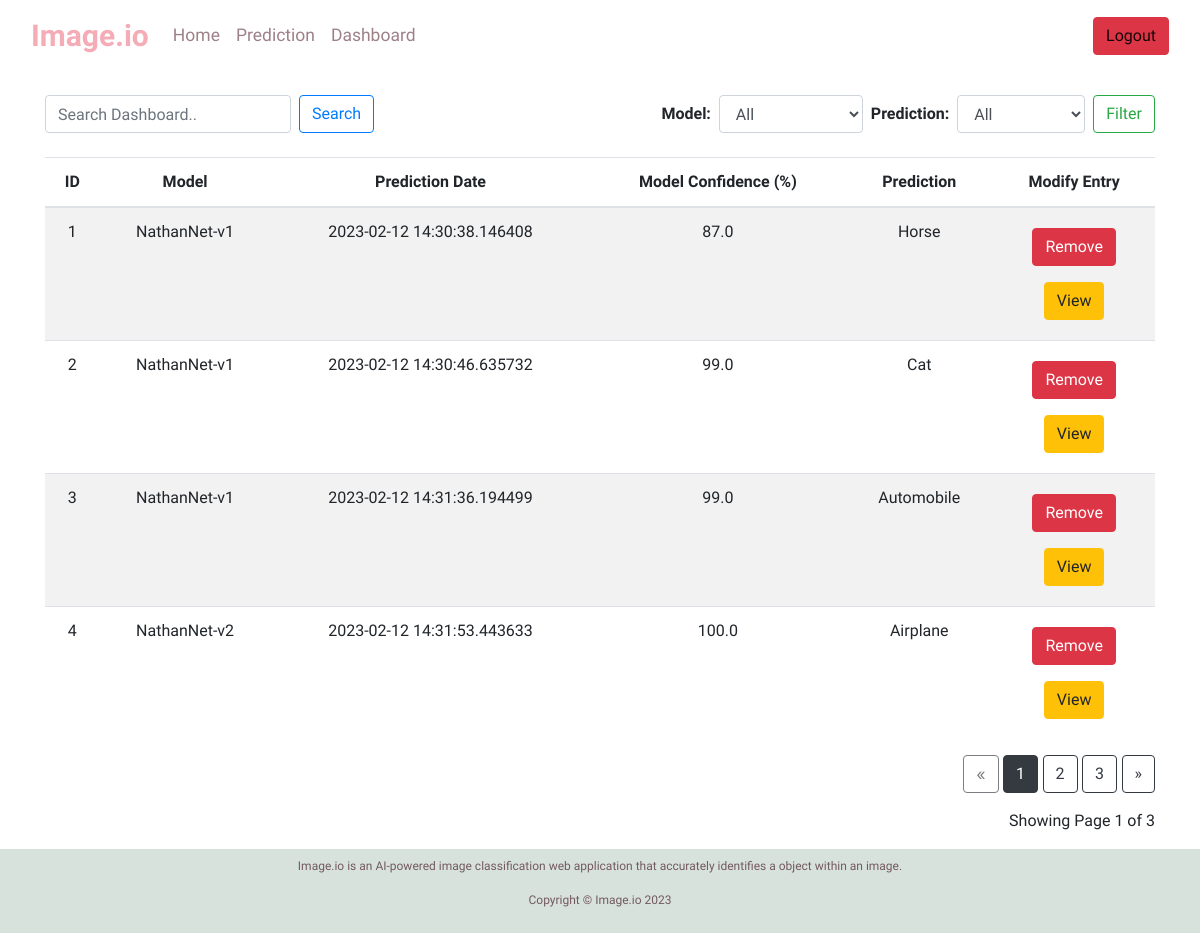
The page /dashboard (signed in) on the database its author committed.
### application/models.py (models this page shows)
class Entry(db.Model):
    id = db.Column(db.Integer, primary_key=True, autoincrement = True)
    image_url = db.Column(db.String(500), nullable=False)
    model_selection = db.Column(db.String(20), nullable = False)
    pred = db.Column(db.String(20), nullable = False)
    pred_dt = db.Column(db.DateTime, nullable = False)
    conf_pct = db.Column(db.Float, nullable=False)

### application/routes.py (the view)
@app.route("/dashboard")
def dashboard_page():
    entry_count = Entry.query.count()
    if current_user.is_authenticated == False:
        return redirect(url_for("index_page"))
    page = request.args.get("page", 1, type=int)
    entries = Entry.query.paginate(page=page, per_page=ROWS_PER_PAGE)
    if len(entries.items) == 0:
        return redirect(url_for("index_page"))
    entries.mod_conf = entries
    return render_template(
        "dashboard.html",
        entries=entries,
        entry_count=entry_count
)

### application/models.py (called while the page is built)
@login_manager.user_loader
def load_user(user_id):
    return User.query.get(int(user_id))

### application/templates/dashboard.html (shortened to what this page needs)
 {% extends "layout.html" %}
Gender, Age, Hypertension, Heart Disease, Ever Married, Work Type, Residence Type, Avg Glucose Level, BMI, Smoking Status, Stroke, Prediction Date --> {% block content %} <div class='container'>
  <div class='d-flex justify-content-between my-4'>
    <form class='form-inline' action='/search' method='post'>
      <input class='form-control mr-2 search-input' type='text' name='search_term' placeholder='Search Dashboard..'>
      <button class='btn btn-outline-primary mr-2 search-button' type='submit'>Search</button>
    </form>
    <form action='/filter-results' method='post'>
      <div class='form-inline filter-1'>
        <div class='form-group mr-2'>
          <label for='modelFilter'><b>Model:</b></label>
          <select class='form-control' id='modelFilter' name='modelFilter'>
            <option value='all'>All</option>
          </select>
        </div>
        <div class='form-group mr-2 filter-2'>
          <label for='predictionFilter'><b>Prediction:</b></label>
          <select class='form-control' id='predictionFilter' name='predictionFilter'>
            <option value='all'>All</option>
          </select>
        </div>
        <button class='btn btn-outline-success filter-button' type='submit'>Filter</button>
      </div>
    </form>
  </div>
  <table class='table table-striped'>
        <thead>
          <tr>
            <th>ID</th>
            <th>Model</th>
            <th>Prediction Date</th>
            <th>Model Confidence (%)</th>
            <th>Prediction</th>
            <th>Modify Entry</th>
          </tr>
        </thead>
        <tbody> {% for entry in entries.items %} <tr>
            <td>{{ entry.id }}</td>
            <td >{{ entry.model_selection }}</td>
            <td>{{ entry.pred_dt }}</td>
            <td>{{ entry.conf_pct }}</td>
            <td>{{ entry.pred }}</td>
            <td>
              <form name='RemoveEntry' action='/remove/{{ entry.id }}' method='post' novalidate>
                <button type='submit' class='btn btn-danger my-2'>Remove</button>
              </form>
              <form name='ViewEntry' action='/view/{{ entry.id }}' method='get' novalidate>
                <button type='submit' class='btn btn-warning my-2'>View</button>
              </form>
            </td>
          </tr> {% endfor %} </tbody>
      </table>
    <div class="text-right">
      <a href="{{ url_for('dashboard_page', page=entries.prev_num) }}"
         class="btn btn-outline-dark
         {% if entries.page == 1 %}disabled{% endif %}">
          &laquo;
      </a>
      {% for page_num in entries.iter_pages(left_edge=1, right_edge=1, left_current=1, right_current=2) %}
    {% if page_num %}
              {% if entries.page == page_num %}
              <a href="{{ url_for('dashboard_page', page=page_num) }}"
                 class="btn btn-dark search-button">
                  {{ page_num }}
              </a>
              {% else %}
              <a href="{{ url_for('dashboard_page', page=page_num) }}"
                 class="btn btn-outline-dark search-button">
                  {{ page_num }}
              </a>
              {% endif %}
          {% else %}
              ...
          {% endif %}
      {% endfor %}
      <a href="{{ url_for('dashboard_page', page=entries.next_num) }}"
         class="btn btn-outline-dark search-button
         {% if entries.page == entries.pages %}disabled{% endif %}">
          &raquo;
      </a>
    </div>
    <p class="text-right mt-3 search-button">
     Showing Page {{ entries.page }} of {{ entries.pages }}
    </p>
    </div> {% endblock %}

### application/templates/layout.html (shortened to what this page needs)
<!DOCTYPE html>
<html>
  <head>
    <link rel="stylesheet" href="https://stackpath.bootstrapcdn.com/bootstrap/4.4.1/css/bootstrap.min.css">
    <link rel="stylesheet" href="https://cdn.jsdelivr.net/npm/bootstrap@4.3.1/dist/css/bootstrap.min.css">
    <link rel="stylesheet" href="{{ url_for('static',filename='css/main.css')}}" />
  </head>
  <body>
    <div class="container-fluid"> {% include "includes/nav.html" %}
      {% block content %} {% endblock %} </div> {% include "includes/footer.html" %}
  </body>
</html>

### application/templates/includes/nav.html (shortened to what this page needs)
<nav class="navbar navbar-expand-lg navbar-light">
  <a class="navbar-brand nav-logo" style = 'color:#F4ACB7' href="/">Image.io</a>
  <div class="collapse navbar-collapse" id="navbarTogglerDemo03">
    <ul class="navbar-nav mr-auto mt-2 mt-lg-0">
      {% if current_user.is_authenticated %}
      <li class="nav-item">
          <a class="nav-link active" style = 'color: #9D8189' aria-current="page" href="/">Home</a>
        </li>
        <li class="nav-item">
          <a class="nav-link active" style = 'color: #9D8189' href="/predict">Prediction</a>
        </li>
        {% if entry_count > 0 %}
        <li class="nav-item">
          <a class="nav-link active" style = 'color: #9D8189' href="/dashboard">Dashboard</a>
        {% endif %}
      {% else %}
        <li class="nav-item">
          <a class="nav-link active" style = 'color: #9D8189' aria-current="page" href="/">Home</a>
        </li>
      {% endif %}
      </ul>
       <span class="navbar-text">
        {% if current_user.is_authenticated %}
          <a class="btn btn-danger" href="/logout">Logout</a>
        {% else %}
          <a class="btn btn-primary" href="/register">Register</a>
          <a href="/login" class="btn btn-success">Login</a>
        {% endif %}
      </span>
  </div>
</nav>

### application/templates/includes/footer.html
<footer class = 'footer py-2 px-4'>
    <div class = 'container-fluid footer'>
        <div class = 'row'>
            <div class = 'col-sm-12 col-md-12 col-lg-12'>
                <p class = 'text-center'>Image.io is an AI-powered image classification web application that accurately identifies a object within an image.</p>
                <p class = 'text-center'>Copyright &copy; Image.io 2023</p>
            </div>
        </div>
    </div>
</footer>

### application/static/css/main.css (style rules this page uses)
html, body { width: 100%; height: 100%; }
nav { font-family: 'Libre Franklin', sans-serif; font-size: 20px; }
.nav-logo { font-size: 30px; font-weight: 700; text-decoration: none; }
.nav-link { text-decoration: none; font-size: 17.5px; }
.footer { font-family: 'Libre Franklin', sans-serif; font-size: 12px; text-align: center; color: #735960; background-color: #D8E2DC; }
th, td, .search-input, .search-button { font-family: 'Libre Franklin', sans-serif; }
.filter-1, .filter-2 { font-family: 'Libre Franklin', sans-serif; }
td, th { text-align: center; }

### rows shown on the page
Entry: id "1", model_selection "NathanNet-v1", pred_dt "2023-02-12 14:30:38.146408", conf_pct "87.0", pred "Horse"
Entry: id "2", model_selection "NathanNet-v1", pred_dt "2023-02-12 14:30:46.635732", conf_pct "99.0", pred "Cat"
Entry: id "3", model_selection "NathanNet-v1", pred_dt "2023-02-12 14:31:36.194499", conf_pct "99.0", pred "Automobile"
Entry: id "4", model_selection "NathanNet-v2", pred_dt "2023-02-12 14:31:53.443633", conf_pct "100.0", pred "Airplane"

### other values the page prints
{{ page_num }} "1"
{{ page_num }} "2" "3"
{{ entries.page }} "1"
{{ entries.pages }} "3"
